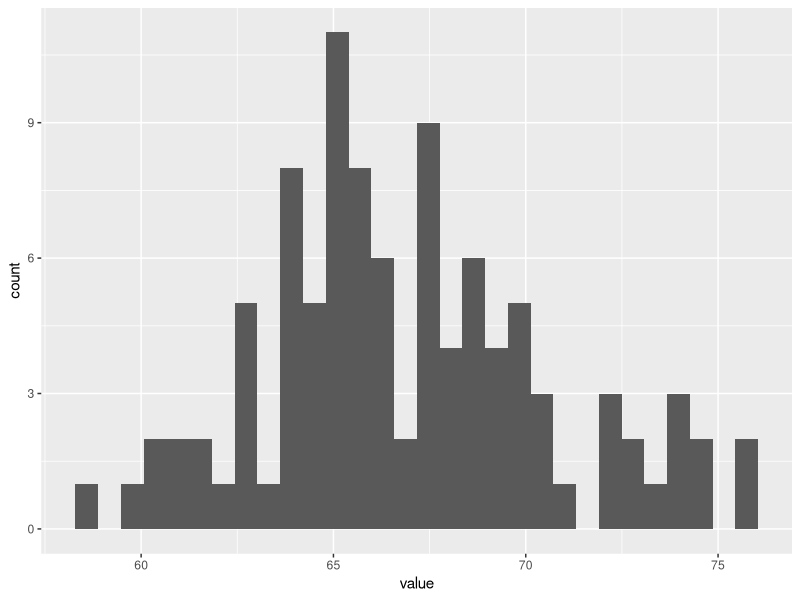
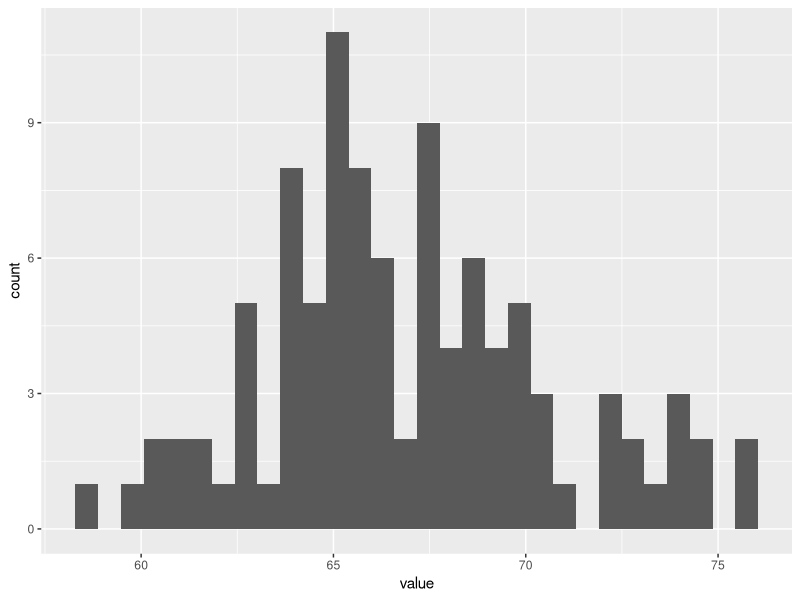

The R script that drew these images, in order:
library(tidyverse)

cats <- "over 9000"

#create a pretend dataframe. I will save it as a tibble and work within the tidyverse.
fakedata <- as_tibble(rnorm(100, mean = 67, sd = 4))

#take a quick peek at the first few rows.The column name is "value.“
head(fakedata)

#crate a histogram, assigning it to an object of plot
myplot<-ggplot(fakedata, aes(x = value)) + 
  geom_histogram()

#look at it
myplot

#save it to my "figs" folder
ggsave(plot = myplot,
       filename = "figs/histogram.tiff",
       width = 5, height = 5, units = "in",
       device = "tiff",
       dpi = 400)

#Bailey has entered the Code 

# IRIS has entered the CODE
